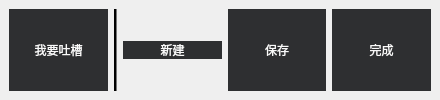
       <widget class="QWidget" name="headWidget" native="true">
        <property name="sizePolicy">
         <sizepolicy hsizetype="Preferred" vsizetype="Fixed">
          <horstretch>0</horstretch>
          <verstretch>0</verstretch>
         </sizepolicy>
        </property>
        <property name="minimumSize">
         <size>
          <width>0</width>
          <height>50</height>
         </size>
        </property>
        <property name="autoFillBackground">
         <bool>false</bool>
        </property>
        <property name="styleSheet">
         <string notr="true">#headWidget{
background-color:rgb(46, 47, 49)
}</string>
        </property>
        <layout class="QHBoxLayout" name="horizontalLayout_3" stretch="0,0">
         <property name="spacing">
          <number>0</number>
         </property>
         <property name="leftMargin">
          <number>0</number>
         </property>
         <property name="topMargin">
          <number>0</number>
         </property>
         <property name="rightMargin">
          <number>0</number>
         </property>
         <property name="bottomMargin">
          <number>0</number>
         </property>
         <item>
          <widget class="QWidget" name="widget_2" native="true">
           <widget class="QLabel" name="label">
            <property name="geometry">
             <rect>
              <x>0</x>
              <y>0</y>
              <width>141</width>
              <height>51</height>
             </rect>
            </property>
            <property name="sizePolicy">
             <sizepolicy hsizetype="Preferred" vsizetype="Preferred">
              <horstretch>0</horstretch>
              <verstretch>0</verstretch>
             </sizepolicy>
            </property>
            <property name="minimumSize">
             <size>
              <width>0</width>
              <height>0</height>
             </size>
            </property>
            <property name="font">
             <font>
              <family>微软雅黑</family>
              <pointsize>14</pointsize>
             </font>
            </property>
            <property name="layoutDirection">
             <enum>Qt::LeftToRight</enum>
            </property>
            <property name="styleSheet">
             <string notr="true">#label {
color:rgb(245, 245, 245);
}</string>
            </property>
            <property name="text">
             <string>考拉猫</string>
            </property>
            <property name="alignment">
             <set>Qt::AlignCenter</set>
            </property>
            <property name="margin">
             <number>12</number>
            </property>
           </widget>
          </widget>
         </item>
         <item>
          <widget class="QWidget" name="horizontalWidget" native="true">
           <property name="sizePolicy">
            <sizepolicy hsizetype="Fixed" vsizetype="Preferred">
             <horstretch>0</horstretch>
             <verstretch>0</verstretch>
            </sizepolicy>
           </property>
           <property name="minimumSize">
            <size>
             <width>440</width>
             <height>0</height>
            </size>
           </property>
           <layout class="QHBoxLayout" name="horizontalLayout_2">
            <item>
             <widget class="QPushButton" name="advice_b">
              <property name="sizePolicy">
               <sizepolicy hsizetype="Preferred" vsizetype="Preferred">
                <horstretch>0</horstretch>
                <verstretch>0</verstretch>
               </sizepolicy>
              </property>
              <property name="font">
               <font>
                <family>微软雅黑</family>
                <pointsize>9</pointsize>
               </font>
              </property>
              <property name="styleSheet">
               <string notr="true">#advice_b {
color: rgb(249, 249, 249);
border-radius: 0;
background-color: rgb(46, 47, 49);
border:0
}</string>
              </property>
              <property name="text">
               <string>我要吐槽</string>
              </property>
              <property name="icon">
               <iconset resource="../../res.qrc">
                <normaloff>:/images/userinfo</normaloff>:/images/userinfo</iconset>
              </property>
              <property name="iconSize">
               <size>
                <width>32</width>
                <height>32</height>
               </size>
              </property>
              <property name="flat">
               <bool>true</bool>
              </property>
             </widget>
            </item>
            <item>
             <widget class="Line" name="line_5">
              <property name="styleSheet">
               <string notr="true">#line_5 {
background-color: rgb(117, 117, 117);
}</string>
              </property>
              <property name="frameShadow">
               <enum>QFrame::Plain</enum>
              </property>
              <property name="lineWidth">
               <number>2</number>
              </property>
              <property name="midLineWidth">
               <number>0</number>
              </property>
              <property name="orientation">
               <enum>Qt::Vertical</enum>
              </property>
             </widget>
            </item>
            <item>
             <widget class="QPushButton" name="new_draw">
              <property name="font">
               <font>
                <family>微软雅黑</family>
                <pointsize>9</pointsize>
               </font>
              </property>
              <property name="styleSheet">
               <string notr="true">#new_draw {
color: rgb(249, 249, 249);
border-radius: 0;
background-color: rgb(46, 47, 49);
border:0
}</string>
              </property>
              <property name="text">
               <string>新建</string>
              </property>
              <property name="icon">
               <iconset resource="../../res.qrc">
                <normaloff>:/images/new_draw</normaloff>:/images/new_draw</iconset>
              </property>
              <property name="iconSize">
               <size>
                <width>32</width>
                <height>32</height>
               </size>
              </property>
              <property name="flat">
               <bool>true</bool>
              </property>
             </widget>
            </item>
            <item>
             <widget class="QPushButton" name="save_b">
              <property name="sizePolicy">
               <sizepolicy hsizetype="Preferred" vsizetype="Preferred">
                <horstretch>0</horstretch>
                <verstretch>0</verstretch>
               </sizepolicy>
              </property>
              <property name="font">
               <font>
                <family>微软雅黑</family>
                <pointsize>9</pointsize>
               </font>
              </property>
              <property name="styleSheet">
               <string notr="true">#save_b {
color: rgb(249, 249, 249);
border-radius: 0;
background-color: rgb(46, 47, 49);
border:0
}</string>
              </property>
              <property name="text">
               <string>保存</string>
              </property>
              <property name="icon">
               <iconset resource="../../res.qrc">
                <normaloff>:/images/Disk</normaloff>:/images/Disk</iconset>
              </property>
              <property name="iconSize">
               <size>
                <width>32</width>
                <height>32</height>
               </size>
              </property>
              <property name="flat">
               <bool>true</bool>
              </property>
             </widget>
            </item>
            <item>
             <widget class="QPushButton" name="colse_b">
              <property name="sizePolicy">
               <sizepolicy hsizetype="Preferred" vsizetype="Preferred">
                <horstretch>0</horstretch>
                <verstretch>0</verstretch>
               </sizepolicy>
              </property>
              <property name="font">
               <font>
                <family>微软雅黑</family>
                <pointsize>9</pointsize>
               </font>
              </property>
              <property name="styleSheet">
               <string notr="true">#colse_b {
color: rgb(249, 249, 249);
border-radius: 0;
background-color: rgb(46, 47, 49);
border:0
}</string>
              </property>
              <property name="text">
               <string>完成</string>
              </property>
              <property name="icon">
               <iconset resource="../../res.qrc">
                <normaloff>:/images/close</normaloff>:/images/close</iconset>
              </property>
              <property name="iconSize">
               <size>
                <width>32</width>
                <height>32</height>
               </size>
              </property>
              <property name="flat">
               <bool>true</bool>
              </property>
             </widget>
            </item>
           </layout>
          </widget>
         </item>
        </layout>
       </widget>
